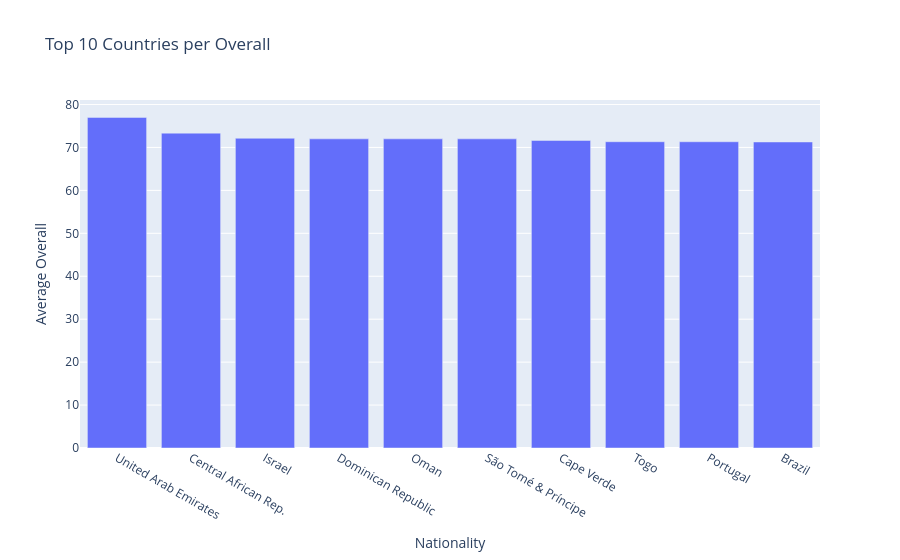

The cell this chart's notebook holds for it:
### Code cell
px.bar(top_10_overall, x = 'nationality', y= 'overall', title= 'Top 10 Countries per Overall',
                                                        labels= {'nationality' : 'Nationality', 'overall' : 'Average Overall'})

### Figure 1 — Plotly figure (JSON) as saved in the notebook; plotly's stock layout.template omitted (floating-point values rounded to 4 significant figures)
{"data": [{"alignmentgroup": "True", "hovertemplate": "Nationality=%{x}<br>Average Overall=%{y}<extra></extra>", "legendgroup": "", "marker": {"color": "#636efa", "pattern": {"shape": ""}}, "name": "", "offsetgroup": "", "orientation": "v", "showlegend": false, "textposition": "auto", "type": "bar", "x": ["United Arab Emirates", "Central African Rep.", "Israel", "Dominican Republic", "Oman", "São Tomé & Príncipe", "Cape Verde", "Togo", "Portugal", "Brazil"], "xaxis": "x", "y": [77, 73.33, 72.14, 72, 72, 72, 71.63, 71.33, 71.33, 71.27], "yaxis": "y"}], "layout": {"barmode": "relative", "legend": {"tracegroupgap": 0}, "title": {"text": "Top 10 Countries per Overall"}, "xaxis": {"anchor": "y", "domain": [0, 1], "title": {"text": "Nationality"}}, "yaxis": {"anchor": "x", "domain": [0, 1], "title": {"text": "Average Overall"}}}}
